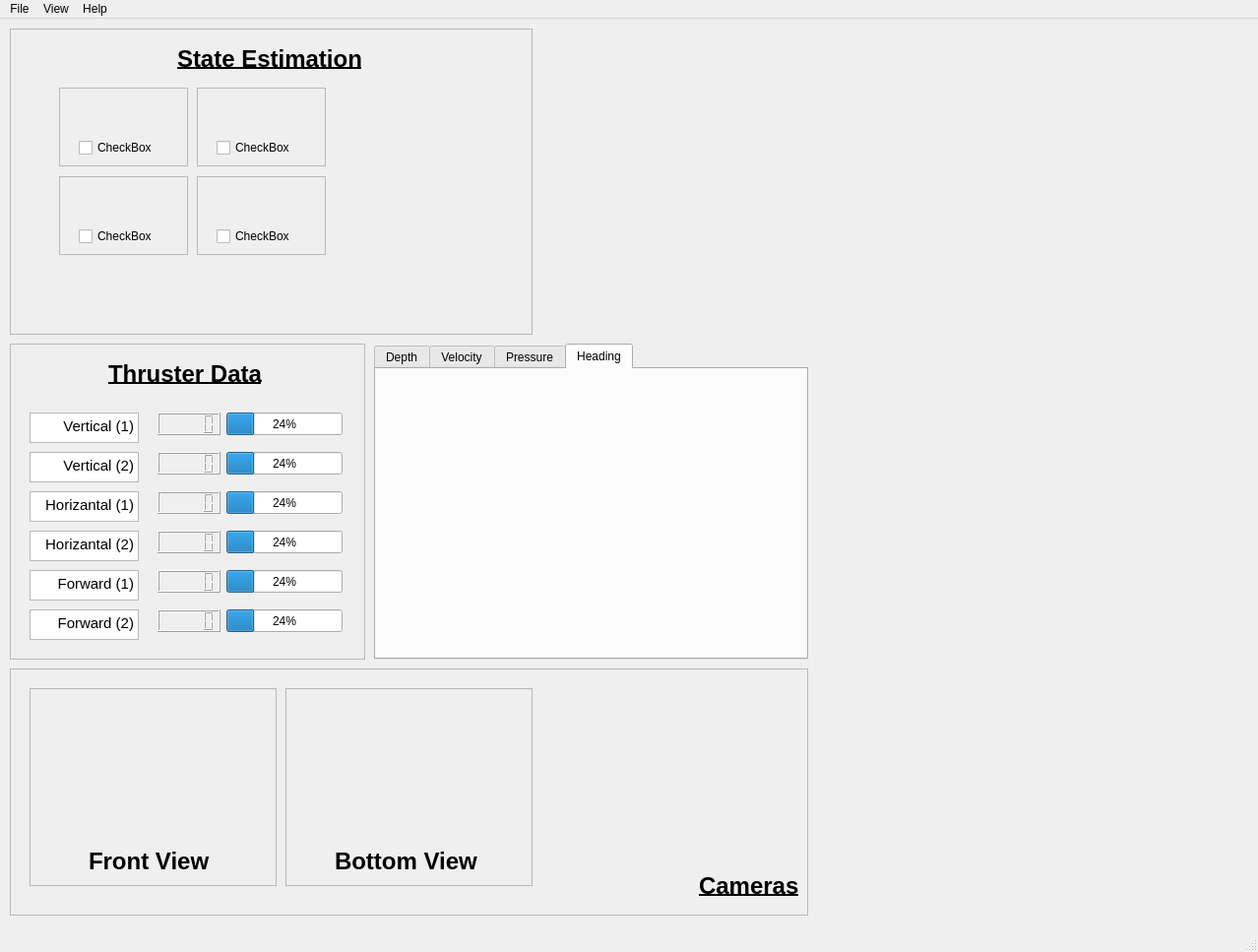
<?xml version="1.0" encoding="UTF-8"?>
<ui version="4.0">
 <class>MainWindow</class>
 <widget class="QMainWindow" name="MainWindow">
  <property name="geometry">
   <rect>
    <x>0</x>
    <y>0</y>
    <width>1278</width>
    <height>967</height>
   </rect>
  </property>
  <property name="windowTitle">
   <string>McGill Robotics GUI</string>
  </property>
  <property name="windowIcon">
   <iconset resource="RobosubUI.qrc">
    <normaloff>:/Pictures/Only-Logo.png</normaloff>:/Pictures/Only-Logo.png</iconset>
  </property>
  <widget class="QWidget" name="centralwidget">
   <widget class="QFrame" name="frame">
    <property name="geometry">
     <rect>
      <x>10</x>
      <y>330</y>
      <width>361</width>
      <height>321</height>
     </rect>
    </property>
    <property name="frameShape">
     <enum>QFrame::StyledPanel</enum>
    </property>
    <property name="frameShadow">
     <enum>QFrame::Raised</enum>
    </property>
    <widget class="QLCDNumber" name="lcdNumber">
     <property name="geometry">
      <rect>
       <x>150</x>
       <y>70</y>
       <width>64</width>
       <height>23</height>
      </rect>
     </property>
    </widget>
    <widget class="QLCDNumber" name="lcdNumber_2">
     <property name="geometry">
      <rect>
       <x>150</x>
       <y>110</y>
       <width>64</width>
       <height>23</height>
      </rect>
     </property>
    </widget>
    <widget class="QLCDNumber" name="lcdNumber_3">
     <property name="geometry">
      <rect>
       <x>150</x>
       <y>150</y>
       <width>64</width>
       <height>23</height>
      </rect>
     </property>
    </widget>
    <widget class="QLCDNumber" name="lcdNumber_4">
     <property name="geometry">
      <rect>
       <x>150</x>
       <y>190</y>
       <width>64</width>
       <height>23</height>
      </rect>
     </property>
    </widget>
    <widget class="QLCDNumber" name="lcdNumber_5">
     <property name="geometry">
      <rect>
       <x>150</x>
       <y>230</y>
       <width>64</width>
       <height>23</height>
      </rect>
     </property>
    </widget>
    <widget class="QLCDNumber" name="lcdNumber_6">
     <property name="geometry">
      <rect>
       <x>150</x>
       <y>270</y>
       <width>64</width>
       <height>23</height>
      </rect>
     </property>
    </widget>
    <widget class="QTextBrowser" name="textBrowser">
     <property name="geometry">
      <rect>
       <x>20</x>
       <y>70</y>
       <width>111</width>
       <height>31</height>
      </rect>
     </property>
     <property name="html">
      <string>&lt;!DOCTYPE HTML PUBLIC &quot;-//W3C//DTD HTML 4.0//EN&quot; &quot;http://www.w3.org/TR/REC-html40/strict.dtd&quot;&gt;
&lt;html&gt;&lt;head&gt;&lt;meta name=&quot;qrichtext&quot; content=&quot;1&quot; /&gt;&lt;style type=&quot;text/css&quot;&gt;
p, li { white-space: pre-wrap; }
&lt;/style&gt;&lt;/head&gt;&lt;body style=&quot; font-family:'Sans'; font-size:10pt; font-weight:400; font-style:normal;&quot;&gt;
&lt;p align=&quot;right&quot; style=&quot; margin-top:0px; margin-bottom:0px; margin-left:0px; margin-right:0px; -qt-block-indent:0; text-indent:0px;&quot;&gt;&lt;span style=&quot; font-family:'Ubuntu'; font-size:11pt;&quot;&gt;Vertical (1)&lt;/span&gt;&lt;/p&gt;&lt;/body&gt;&lt;/html&gt;</string>
     </property>
    </widget>
    <widget class="QTextBrowser" name="textBrowser_2">
     <property name="geometry">
      <rect>
       <x>20</x>
       <y>110</y>
       <width>111</width>
       <height>31</height>
      </rect>
     </property>
     <property name="html">
      <string>&lt;!DOCTYPE HTML PUBLIC &quot;-//W3C//DTD HTML 4.0//EN&quot; &quot;http://www.w3.org/TR/REC-html40/strict.dtd&quot;&gt;
&lt;html&gt;&lt;head&gt;&lt;meta name=&quot;qrichtext&quot; content=&quot;1&quot; /&gt;&lt;style type=&quot;text/css&quot;&gt;
p, li { white-space: pre-wrap; }
&lt;/style&gt;&lt;/head&gt;&lt;body style=&quot; font-family:'Sans'; font-size:10pt; font-weight:400; font-style:normal;&quot;&gt;
&lt;p align=&quot;right&quot; style=&quot; margin-top:0px; margin-bottom:0px; margin-left:0px; margin-right:0px; -qt-block-indent:0; text-indent:0px;&quot;&gt;&lt;span style=&quot; font-family:'Ubuntu'; font-size:11pt;&quot;&gt;Vertical (2)&lt;/span&gt;&lt;/p&gt;&lt;/body&gt;&lt;/html&gt;</string>
     </property>
    </widget>
    <widget class="QTextBrowser" name="textBrowser_3">
     <property name="geometry">
      <rect>
       <x>20</x>
       <y>150</y>
       <width>111</width>
       <height>31</height>
      </rect>
     </property>
     <property name="html">
      <string>&lt;!DOCTYPE HTML PUBLIC &quot;-//W3C//DTD HTML 4.0//EN&quot; &quot;http://www.w3.org/TR/REC-html40/strict.dtd&quot;&gt;
&lt;html&gt;&lt;head&gt;&lt;meta name=&quot;qrichtext&quot; content=&quot;1&quot; /&gt;&lt;style type=&quot;text/css&quot;&gt;
p, li { white-space: pre-wrap; }
&lt;/style&gt;&lt;/head&gt;&lt;body style=&quot; font-family:'Sans'; font-size:10pt; font-weight:400; font-style:normal;&quot;&gt;
&lt;p align=&quot;right&quot; style=&quot; margin-top:0px; margin-bottom:0px; margin-left:0px; margin-right:0px; -qt-block-indent:0; text-indent:0px;&quot;&gt;&lt;span style=&quot; font-family:'Ubuntu'; font-size:11pt;&quot;&gt;Horizantal (1)&lt;/span&gt;&lt;/p&gt;&lt;/body&gt;&lt;/html&gt;</string>
     </property>
    </widget>
    <widget class="QTextBrowser" name="textBrowser_4">
     <property name="geometry">
      <rect>
       <x>20</x>
       <y>190</y>
       <width>111</width>
       <height>31</height>
      </rect>
     </property>
     <property name="html">
      <string>&lt;!DOCTYPE HTML PUBLIC &quot;-//W3C//DTD HTML 4.0//EN&quot; &quot;http://www.w3.org/TR/REC-html40/strict.dtd&quot;&gt;
&lt;html&gt;&lt;head&gt;&lt;meta name=&quot;qrichtext&quot; content=&quot;1&quot; /&gt;&lt;style type=&quot;text/css&quot;&gt;
p, li { white-space: pre-wrap; }
&lt;/style&gt;&lt;/head&gt;&lt;body style=&quot; font-family:'Sans'; font-size:10pt; font-weight:400; font-style:normal;&quot;&gt;
&lt;p align=&quot;right&quot; style=&quot; margin-top:0px; margin-bottom:0px; margin-left:0px; margin-right:0px; -qt-block-indent:0; text-indent:0px;&quot;&gt;&lt;span style=&quot; font-family:'Ubuntu'; font-size:11pt;&quot;&gt;Horizantal (2)&lt;/span&gt;&lt;/p&gt;&lt;/body&gt;&lt;/html&gt;</string>
     </property>
    </widget>
    <widget class="QTextBrowser" name="textBrowser_5">
     <property name="geometry">
      <rect>
       <x>20</x>
       <y>230</y>
       <width>111</width>
       <height>31</height>
      </rect>
     </property>
     <property name="html">
      <string>&lt;!DOCTYPE HTML PUBLIC &quot;-//W3C//DTD HTML 4.0//EN&quot; &quot;http://www.w3.org/TR/REC-html40/strict.dtd&quot;&gt;
&lt;html&gt;&lt;head&gt;&lt;meta name=&quot;qrichtext&quot; content=&quot;1&quot; /&gt;&lt;style type=&quot;text/css&quot;&gt;
p, li { white-space: pre-wrap; }
&lt;/style&gt;&lt;/head&gt;&lt;body style=&quot; font-family:'Sans'; font-size:10pt; font-weight:400; font-style:normal;&quot;&gt;
&lt;p align=&quot;right&quot; style=&quot; margin-top:0px; margin-bottom:0px; margin-left:0px; margin-right:0px; -qt-block-indent:0; text-indent:0px;&quot;&gt;&lt;span style=&quot; font-family:'Ubuntu'; font-size:11pt;&quot;&gt;Forward (1)&lt;/span&gt;&lt;/p&gt;&lt;/body&gt;&lt;/html&gt;</string>
     </property>
    </widget>
    <widget class="QTextBrowser" name="textBrowser_6">
     <property name="geometry">
      <rect>
       <x>20</x>
       <y>270</y>
       <width>111</width>
       <height>31</height>
      </rect>
     </property>
     <property name="html">
      <string>&lt;!DOCTYPE HTML PUBLIC &quot;-//W3C//DTD HTML 4.0//EN&quot; &quot;http://www.w3.org/TR/REC-html40/strict.dtd&quot;&gt;
&lt;html&gt;&lt;head&gt;&lt;meta name=&quot;qrichtext&quot; content=&quot;1&quot; /&gt;&lt;style type=&quot;text/css&quot;&gt;
p, li { white-space: pre-wrap; }
&lt;/style&gt;&lt;/head&gt;&lt;body style=&quot; font-family:'Sans'; font-size:10pt; font-weight:400; font-style:normal;&quot;&gt;
&lt;p align=&quot;right&quot; style=&quot; margin-top:0px; margin-bottom:0px; margin-left:0px; margin-right:0px; -qt-block-indent:0; text-indent:0px;&quot;&gt;&lt;span style=&quot; font-family:'Ubuntu'; font-size:11pt;&quot;&gt;Forward (2)&lt;/span&gt;&lt;/p&gt;&lt;/body&gt;&lt;/html&gt;</string>
     </property>
    </widget>
    <widget class="QProgressBar" name="progressBar">
     <property name="geometry">
      <rect>
       <x>220</x>
       <y>70</y>
       <width>118</width>
       <height>23</height>
      </rect>
     </property>
     <property name="value">
      <number>24</number>
     </property>
    </widget>
    <widget class="QProgressBar" name="progressBar_2">
     <property name="geometry">
      <rect>
       <x>220</x>
       <y>110</y>
       <width>118</width>
       <height>23</height>
      </rect>
     </property>
     <property name="value">
      <number>24</number>
     </property>
    </widget>
    <widget class="QProgressBar" name="progressBar_3">
     <property name="geometry">
      <rect>
       <x>220</x>
       <y>150</y>
       <width>118</width>
       <height>23</height>
      </rect>
     </property>
     <property name="value">
      <number>24</number>
     </property>
    </widget>
    <widget class="QProgressBar" name="progressBar_4">
     <property name="geometry">
      <rect>
       <x>220</x>
       <y>190</y>
       <width>118</width>
       <height>23</height>
      </rect>
     </property>
     <property name="value">
      <number>24</number>
     </property>
    </widget>
    <widget class="QProgressBar" name="progressBar_5">
     <property name="geometry">
      <rect>
       <x>220</x>
       <y>230</y>
       <width>118</width>
       <height>23</height>
      </rect>
     </property>
     <property name="value">
      <number>24</number>
     </property>
    </widget>
    <widget class="QProgressBar" name="progressBar_6">
     <property name="geometry">
      <rect>
       <x>220</x>
       <y>270</y>
       <width>118</width>
       <height>23</height>
      </rect>
     </property>
     <property name="value">
      <number>24</number>
     </property>
    </widget>
    <widget class="QLabel" name="label_8">
     <property name="geometry">
      <rect>
       <x>100</x>
       <y>10</y>
       <width>201</width>
       <height>41</height>
      </rect>
     </property>
     <property name="font">
      <font>
       <pointsize>18</pointsize>
       <weight>75</weight>
       <bold>true</bold>
       <underline>true</underline>
      </font>
     </property>
     <property name="text">
      <string>Thruster Data</string>
     </property>
    </widget>
   </widget>
   <widget class="QFrame" name="frame_2">
    <property name="geometry">
     <rect>
      <x>10</x>
      <y>10</y>
      <width>531</width>
      <height>311</height>
     </rect>
    </property>
    <property name="frameShape">
     <enum>QFrame::StyledPanel</enum>
    </property>
    <property name="frameShadow">
     <enum>QFrame::Raised</enum>
    </property>
    <widget class="QLabel" name="label_9">
     <property name="geometry">
      <rect>
       <x>170</x>
       <y>10</y>
       <width>231</width>
       <height>41</height>
      </rect>
     </property>
     <property name="font">
      <font>
       <pointsize>18</pointsize>
       <weight>75</weight>
       <bold>true</bold>
       <underline>true</underline>
      </font>
     </property>
     <property name="text">
      <string>State Estimation</string>
     </property>
    </widget>
    <widget class="QFrame" name="frame_3">
     <property name="geometry">
      <rect>
       <x>50</x>
       <y>60</y>
       <width>131</width>
       <height>80</height>
      </rect>
     </property>
     <property name="frameShape">
      <enum>QFrame::StyledPanel</enum>
     </property>
     <property name="frameShadow">
      <enum>QFrame::Raised</enum>
     </property>
     <widget class="QCheckBox" name="checkBox_4">
      <property name="geometry">
       <rect>
        <x>20</x>
        <y>50</y>
        <width>97</width>
        <height>22</height>
       </rect>
      </property>
      <property name="text">
       <string>CheckBox</string>
      </property>
     </widget>
    </widget>
    <widget class="QFrame" name="frame_4">
     <property name="geometry">
      <rect>
       <x>190</x>
       <y>60</y>
       <width>131</width>
       <height>80</height>
      </rect>
     </property>
     <property name="frameShape">
      <enum>QFrame::StyledPanel</enum>
     </property>
     <property name="frameShadow">
      <enum>QFrame::Raised</enum>
     </property>
     <widget class="QCheckBox" name="checkBox_3">
      <property name="geometry">
       <rect>
        <x>20</x>
        <y>50</y>
        <width>97</width>
        <height>22</height>
       </rect>
      </property>
      <property name="text">
       <string>CheckBox</string>
      </property>
     </widget>
    </widget>
    <widget class="QFrame" name="frame_5">
     <property name="geometry">
      <rect>
       <x>50</x>
       <y>150</y>
       <width>131</width>
       <height>80</height>
      </rect>
     </property>
     <property name="frameShape">
      <enum>QFrame::StyledPanel</enum>
     </property>
     <property name="frameShadow">
      <enum>QFrame::Raised</enum>
     </property>
     <widget class="QCheckBox" name="checkBox">
      <property name="geometry">
       <rect>
        <x>20</x>
        <y>50</y>
        <width>97</width>
        <height>22</height>
       </rect>
      </property>
      <property name="text">
       <string>CheckBox</string>
      </property>
     </widget>
    </widget>
    <widget class="QFrame" name="frame_6">
     <property name="geometry">
      <rect>
       <x>190</x>
       <y>150</y>
       <width>131</width>
       <height>80</height>
      </rect>
     </property>
     <property name="frameShape">
      <enum>QFrame::StyledPanel</enum>
     </property>
     <property name="frameShadow">
      <enum>QFrame::Raised</enum>
     </property>
     <widget class="QCheckBox" name="checkBox_2">
      <property name="geometry">
       <rect>
        <x>20</x>
        <y>50</y>
        <width>97</width>
        <height>22</height>
       </rect>
      </property>
      <property name="text">
       <string>CheckBox</string>
      </property>
     </widget>
    </widget>
   </widget>
   <widget class="QFrame" name="frame_8">
    <property name="geometry">
     <rect>
      <x>10</x>
      <y>660</y>
      <width>811</width>
      <height>251</height>
     </rect>
    </property>
    <property name="frameShape">
     <enum>QFrame::StyledPanel</enum>
    </property>
    <property name="frameShadow">
     <enum>QFrame::Raised</enum>
    </property>
    <widget class="QFrame" name="frame_9">
     <property name="geometry">
      <rect>
       <x>20</x>
       <y>20</y>
       <width>251</width>
       <height>201</height>
      </rect>
     </property>
     <property name="frameShape">
      <enum>QFrame::StyledPanel</enum>
     </property>
     <property name="frameShadow">
      <enum>QFrame::Raised</enum>
     </property>
     <widget class="QLabel" name="label_2">
      <property name="geometry">
       <rect>
        <x>60</x>
        <y>160</y>
        <width>131</width>
        <height>31</height>
       </rect>
      </property>
      <property name="font">
       <font>
        <pointsize>18</pointsize>
        <weight>75</weight>
        <bold>true</bold>
       </font>
      </property>
      <property name="text">
       <string>Front View</string>
      </property>
      <property name="scaledContents">
       <bool>false</bool>
      </property>
     </widget>
     <widget class="QLabel" name="label">
      <property name="geometry">
       <rect>
        <x>10</x>
        <y>10</y>
        <width>231</width>
        <height>141</height>
       </rect>
      </property>
      <property name="text">
       <string/>
      </property>
      <property name="pixmap">
       <pixmap resource="RobosubUI.qrc">:/Pictures/Nemo view.JPG</pixmap>
      </property>
      <property name="scaledContents">
       <bool>true</bool>
      </property>
     </widget>
    </widget>
    <widget class="QLabel" name="label_3">
     <property name="geometry">
      <rect>
       <x>700</x>
       <y>200</y>
       <width>101</width>
       <height>41</height>
      </rect>
     </property>
     <property name="font">
      <font>
       <pointsize>18</pointsize>
       <weight>75</weight>
       <bold>true</bold>
       <underline>true</underline>
      </font>
     </property>
     <property name="text">
      <string>Cameras</string>
     </property>
    </widget>
    <widget class="QFrame" name="frame_10">
     <property name="geometry">
      <rect>
       <x>280</x>
       <y>20</y>
       <width>251</width>
       <height>201</height>
      </rect>
     </property>
     <property name="frameShape">
      <enum>QFrame::StyledPanel</enum>
     </property>
     <property name="frameShadow">
      <enum>QFrame::Raised</enum>
     </property>
     <widget class="QLabel" name="label_4">
      <property name="geometry">
       <rect>
        <x>50</x>
        <y>160</y>
        <width>151</width>
        <height>31</height>
       </rect>
      </property>
      <property name="font">
       <font>
        <pointsize>18</pointsize>
        <weight>75</weight>
        <bold>true</bold>
       </font>
      </property>
      <property name="text">
       <string>Bottom View</string>
      </property>
      <property name="scaledContents">
       <bool>false</bool>
      </property>
     </widget>
     <widget class="QLabel" name="label_5">
      <property name="geometry">
       <rect>
        <x>10</x>
        <y>10</y>
        <width>231</width>
        <height>141</height>
       </rect>
      </property>
      <property name="text">
       <string/>
      </property>
      <property name="pixmap">
       <pixmap resource="RobosubUI.qrc">:/Pictures/Submarine-coral view.JPG</pixmap>
      </property>
      <property name="scaledContents">
       <bool>true</bool>
      </property>
     </widget>
    </widget>
   </widget>
   <widget class="QTabWidget" name="tabWidget">
    <property name="geometry">
     <rect>
      <x>380</x>
      <y>330</y>
      <width>441</width>
      <height>321</height>
     </rect>
    </property>
    <property name="currentIndex">
     <number>3</number>
    </property>
    <widget class="QWidget" name="Depth">
     <attribute name="title">
      <string>Depth</string>
     </attribute>
    </widget>
    <widget class="QWidget" name="Velocity">
     <attribute name="title">
      <string>Velocity</string>
     </attribute>
    </widget>
    <widget class="QWidget" name="Pressure">
     <attribute name="title">
      <string>Pressure</string>
     </attribute>
    </widget>
    <widget class="QWidget" name="Heading">
     <attribute name="title">
      <string>Heading</string>
     </attribute>
    </widget>
   </widget>
   <widget class="QLabel" name="label_10">
    <property name="geometry">
     <rect>
      <x>560</x>
      <y>10</y>
      <width>291</width>
      <height>91</height>
     </rect>
    </property>
    <property name="text">
     <string/>
    </property>
    <property name="pixmap">
     <pixmap resource="RobosubUI.qrc">:/Pictures/Landscape-Logo.png</pixmap>
    </property>
    <property name="scaledContents">
     <bool>true</bool>
    </property>
   </widget>
  </widget>
  <widget class="QMenuBar" name="menubar">
   <property name="geometry">
    <rect>
     <x>0</x>
     <y>0</y>
     <width>1278</width>
     <height>27</height>
    </rect>
   </property>
   <widget class="QMenu" name="menuMcGill">
    <property name="title">
     <string>File</string>
    </property>
   </widget>
   <widget class="QMenu" name="menuView">
    <property name="title">
     <string>View</string>
    </property>
   </widget>
   <widget class="QMenu" name="menuHelp">
    <property name="title">
     <string>Help</string>
    </property>
   </widget>
   <addaction name="menuMcGill"/>
   <addaction name="menuView"/>
   <addaction name="menuHelp"/>
  </widget>
  <widget class="QStatusBar" name="statusbar"/>
 </widget>
 <resources>
  <include location="RobosubUI.qrc"/>
 </resources>
 <connections/>
</ui>
